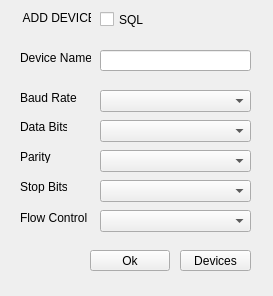
<?xml version="1.0" encoding="UTF-8"?>
<ui version="4.0">
 <class>adddevice</class>
 <widget class="QWidget" name="adddevice">
  <property name="geometry">
   <rect>
    <x>0</x>
    <y>0</y>
    <width>273</width>
    <height>296</height>
   </rect>
  </property>
  <property name="windowTitle">
   <string>Form</string>
  </property>
  <widget class="QLabel" name="label">
   <property name="geometry">
    <rect>
     <x>20</x>
     <y>10</y>
     <width>71</width>
     <height>16</height>
    </rect>
   </property>
   <property name="text">
    <string> ADD DEVICE</string>
   </property>
  </widget>
  <widget class="QLabel" name="BaudRateLabel">
   <property name="geometry">
    <rect>
     <x>20</x>
     <y>90</y>
     <width>81</width>
     <height>16</height>
    </rect>
   </property>
   <property name="text">
    <string>Baud Rate</string>
   </property>
  </widget>
  <widget class="QLabel" name="DataBitsLabel">
   <property name="geometry">
    <rect>
     <x>20</x>
     <y>120</y>
     <width>47</width>
     <height>13</height>
    </rect>
   </property>
   <property name="text">
    <string>Data Bits</string>
   </property>
  </widget>
  <widget class="QLabel" name="ParityLabel">
   <property name="geometry">
    <rect>
     <x>20</x>
     <y>150</y>
     <width>47</width>
     <height>13</height>
    </rect>
   </property>
   <property name="text">
    <string>Parity</string>
   </property>
  </widget>
  <widget class="QLabel" name="StopBitsLabel">
   <property name="geometry">
    <rect>
     <x>20</x>
     <y>180</y>
     <width>47</width>
     <height>13</height>
    </rect>
   </property>
   <property name="text">
    <string>Stop Bits</string>
   </property>
  </widget>
  <widget class="QLabel" name="FlowControlLabel">
   <property name="geometry">
    <rect>
     <x>20</x>
     <y>210</y>
     <width>71</width>
     <height>16</height>
    </rect>
   </property>
   <property name="text">
    <string>Flow Control</string>
   </property>
  </widget>
  <widget class="QComboBox" name="BaudRateBox">
   <property name="geometry">
    <rect>
     <x>100</x>
     <y>90</y>
     <width>151</width>
     <height>22</height>
    </rect>
   </property>
  </widget>
  <widget class="QComboBox" name="DataBitsBox">
   <property name="geometry">
    <rect>
     <x>100</x>
     <y>120</y>
     <width>151</width>
     <height>22</height>
    </rect>
   </property>
  </widget>
  <widget class="QComboBox" name="ParityBox">
   <property name="geometry">
    <rect>
     <x>100</x>
     <y>150</y>
     <width>151</width>
     <height>22</height>
    </rect>
   </property>
  </widget>
  <widget class="QComboBox" name="StopBitsBox">
   <property name="geometry">
    <rect>
     <x>100</x>
     <y>180</y>
     <width>151</width>
     <height>22</height>
    </rect>
   </property>
  </widget>
  <widget class="QComboBox" name="FlowControlBox">
   <property name="geometry">
    <rect>
     <x>100</x>
     <y>210</y>
     <width>151</width>
     <height>22</height>
    </rect>
   </property>
  </widget>
  <widget class="QLabel" name="DeviceNameLabel">
   <property name="geometry">
    <rect>
     <x>20</x>
     <y>50</y>
     <width>71</width>
     <height>16</height>
    </rect>
   </property>
   <property name="text">
    <string>Device Name</string>
   </property>
  </widget>
  <widget class="QLineEdit" name="DeviceNamLine">
   <property name="geometry">
    <rect>
     <x>100</x>
     <y>50</y>
     <width>151</width>
     <height>21</height>
    </rect>
   </property>
  </widget>
  <widget class="QPushButton" name="Ok">
   <property name="geometry">
    <rect>
     <x>90</x>
     <y>250</y>
     <width>80</width>
     <height>21</height>
    </rect>
   </property>
   <property name="text">
    <string>Ok</string>
   </property>
  </widget>
  <widget class="QCheckBox" name="SQLcheckBox">
   <property name="geometry">
    <rect>
     <x>100</x>
     <y>10</y>
     <width>72</width>
     <height>19</height>
    </rect>
   </property>
   <property name="text">
    <string>SQL</string>
   </property>
  </widget>
  <widget class="QPushButton" name="Devices">
   <property name="geometry">
    <rect>
     <x>180</x>
     <y>250</y>
     <width>71</width>
     <height>21</height>
    </rect>
   </property>
   <property name="text">
    <string>Devices</string>
   </property>
  </widget>
 </widget>
 <resources/>
 <connections/>
</ui>
